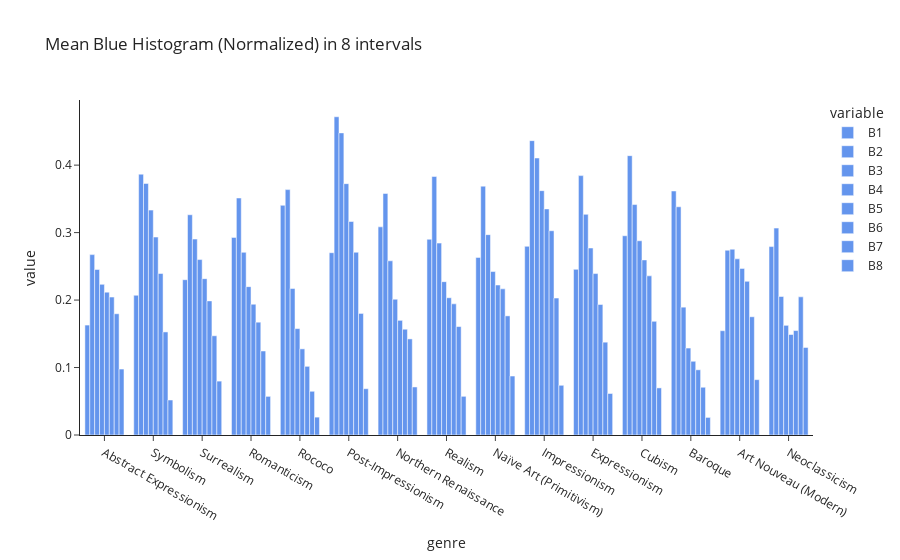

Notebook source saved alongside this figure:
### Code cell
edges = whole_df.groupby(['genre']).mean().loc[:,'B1':'B8']
#edges.rename({'ED1':'Normal', 'ED2':'Blurred','ED3':'Sharpened'},axis=1,inplace=True)

edges_melt = pd.melt(edges.reset_index(), id_vars='genre', value_vars=edges.columns).sort_values('variable')

fig = px.bar(edges_melt, x='genre',color='variable', y='value',barmode='group',template='simple_white',
            color_discrete_sequence=["cornflowerblue"], title="Mean Blue Histogram (Normalized) in 8 intervals")
fig.show()

### Figure 1 — Plotly figure (JSON) as saved in the notebook; plotly's stock layout.template omitted (floating-point values rounded to 4 significant figures)
{"data": [{"alignmentgroup": "True", "hovertemplate": "variable=B1<br>genre=%{x}<br>value=%{y}<extra></extra>", "legendgroup": "B1", "marker": {"color": "cornflowerblue", "pattern": {"shape": ""}}, "name": "B1", "offsetgroup": "B1", "orientation": "v", "showlegend": true, "textposition": "auto", "type": "bar", "x": ["Abstract Expressionism", "Symbolism", "Surrealism", "Romanticism", "Rococo", "Post-Impressionism", "Northern Renaissance", "Realism", "Naïve Art (Primitivism)", "Impressionism", "Expressionism", "Cubism", "Baroque", "Art Nouveau (Modern)", "Neoclassicism"], "xaxis": "x", "y": [0.1629, 0.2071, 0.2302, 0.2929, 0.3405, 0.2702, 0.3085, 0.2901, 0.2632, 0.2797, 0.2456, 0.2954, 0.3617, 0.1546, 0.2793], "yaxis": "y"}, {"alignmentgroup": "True", "hovertemplate": "variable=B2<br>genre=%{x}<br>value=%{y}<extra></extra>", "legendgroup": "B2", "marker": {"color": "cornflowerblue", "pattern": {"shape": ""}}, "name": "B2", "offsetgroup": "B2", "orientation": "v", "showlegend": true, "textposition": "auto", "type": "bar", "x": ["Northern Renaissance", "Symbolism", "Surrealism", "Romanticism", "Rococo", "Post-Impressionism", "Neoclassicism", "Realism", "Impressionism", "Expressionism", "Cubism", "Baroque", "Art Nouveau (Modern)", "Abstract Expressionism", "Naïve Art (Primitivism)"], "xaxis": "x", "y": [0.358, 0.3866, 0.3264, 0.3513, 0.3637, 0.4717, 0.3067, 0.3832, 0.4363, 0.3845, 0.4141, 0.3383, 0.2739, 0.2674, 0.3688], "yaxis": "y"}, {"alignmentgroup": "True", "hovertemplate": "variable=B3<br>genre=%{x}<br>value=%{y}<extra></extra>", "legendgroup": "B3", "marker": {"color": "cornflowerblue", "pattern": {"shape": ""}}, "name": "B3", "offsetgroup": "B3", "orientation": "v", "showlegend": true, "textposition": "auto", "type": "bar", "x": ["Symbolism", "Surrealism", "Romanticism", "Rococo", "Realism", "Post-Impressionism", "Northern Renaissance", "Neoclassicism", "Impressionism", "Expressionism", "Cubism", "Baroque", "Art Nouveau (Modern)", "Abstract Expressionism", "Naïve Art (Primitivism)"], "xaxis": "x", "y": [0.3729, 0.2904, 0.2708, 0.2171, 0.2844, 0.4478, 0.2582, 0.2053, 0.4106, 0.3271, 0.3416, 0.1895, 0.2754, 0.2453, 0.297], "yaxis": "y"}, {"alignmentgroup": "True", "hovertemplate": "variable=B4<br>genre=%{x}<br>value=%{y}<extra></extra>", "legendgroup": "B4", "marker": {"color": "cornflowerblue", "pattern": {"shape": ""}}, "name": "B4", "offsetgroup": "B4", "orientation": "v", "showlegend": true, "textposition": "auto", "type": "bar", "x": ["Northern Renaissance", "Surrealism", "Romanticism", "Rococo", "Realism", "Post-Impressionism", "Neoclassicism", "Symbolism", "Impressionism", "Expressionism", "Cubism", "Baroque", "Art Nouveau (Modern)", "Abstract Expressionism", "Naïve Art (Primitivism)"], "xaxis": "x", "y": [0.2012, 0.26, 0.2199, 0.1577, 0.2273, 0.3726, 0.1626, 0.3333, 0.3622, 0.2772, 0.2879, 0.1289, 0.2611, 0.2233, 0.2423], "yaxis": "y"}, {"alignmentgroup": "True", "hovertemplate": "variable=B5<br>genre=%{x}<br>value=%{y}<extra></extra>", "legendgroup": "B5", "marker": {"color": "cornflowerblue", "pattern": {"shape": ""}}, "name": "B5", "offsetgroup": "B5", "orientation": "v", "showlegend": true, "textposition": "auto", "type": "bar", "x": ["Symbolism", "Surrealism", "Romanticism", "Rococo", "Realism", "Post-Impressionism", "Northern Renaissance", "Neoclassicism", "Naïve Art (Primitivism)", "Impressionism", "Expressionism", "Cubism", "Baroque", "Art Nouveau (Modern)", "Abstract Expressionism"], "xaxis": "x", "y": [0.2934, 0.2318, 0.1939, 0.1277, 0.2034, 0.3165, 0.1699, 0.1489, 0.2223, 0.3351, 0.2393, 0.2595, 0.1093, 0.247, 0.2118], "yaxis": "y"}, {"alignmentgroup": "True", "hovertemplate": "variable=B6<br>genre=%{x}<br>value=%{y}<extra></extra>", "legendgroup": "B6", "marker": {"color": "cornflowerblue", "pattern": {"shape": ""}}, "name": "B6", "offsetgroup": "B6", "orientation": "v", "showlegend": true, "textposition": "auto", "type": "bar", "x": ["Surrealism", "Romanticism", "Symbolism", "Realism", "Post-Impressionism", "Northern Renaissance", "Neoclassicism", "Rococo", "Impressionism", "Expressionism", "Cubism", "Baroque", "Art Nouveau (Modern)", "Abstract Expressionism", "Naïve Art (Primitivism)"], "xaxis": "x", "y": [0.1988, 0.1672, 0.2394, 0.1944, 0.2709, 0.1568, 0.1548, 0.1018, 0.3028, 0.1935, 0.2359, 0.09664, 0.2278, 0.2044, 0.2167], "yaxis": "y"}, {"alignmentgroup": "True", "hovertemplate": "variable=B7<br>genre=%{x}<br>value=%{y}<extra></extra>", "legendgroup": "B7", "marker": {"color": "cornflowerblue", "pattern": {"shape": ""}}, "name": "B7", "offsetgroup": "B7", "orientation": "v", "showlegend": true, "textposition": "auto", "type": "bar", "x": ["Symbolism", "Surrealism", "Romanticism", "Realism", "Post-Impressionism", "Northern Renaissance", "Neoclassicism", "Rococo", "Impressionism", "Expressionism", "Cubism", "Baroque", "Art Nouveau (Modern)", "Abstract Expressionism", "Naïve Art (Primitivism)"], "xaxis": "x", "y": [0.1528, 0.1471, 0.1245, 0.1607, 0.1802, 0.1424, 0.2048, 0.0648, 0.203, 0.1376, 0.1685, 0.07078, 0.1753, 0.1797, 0.1766], "yaxis": "y"}, {"alignmentgroup": "True", "hovertemplate": "variable=B8<br>genre=%{x}<br>value=%{y}<extra></extra>", "legendgroup": "B8", "marker": {"color": "cornflowerblue", "pattern": {"shape": ""}}, "name": "B8", "offsetgroup": "B8", "orientation": "v", "showlegend": true, "textposition": "auto", "type": "bar", "x": ["Romanticism", "Rococo", "Realism", "Post-Impressionism", "Northern Renaissance", "Neoclassicism", "Cubism", "Impressionism", "Expressionism", "Baroque", "Art Nouveau (Modern)", "Abstract Expressionism", "Surrealism", "Naïve Art (Primitivism)", "Symbolism"], "xaxis": "x", "y": [0.05728, 0.02649, 0.05733, 0.06863, 0.07121, 0.1297, 0.06981, 0.07368, 0.06153, 0.02607, 0.08203, 0.09775, 0.07988, 0.08741, 0.05185], "yaxis": "y"}], "layout": {"barmode": "group", "legend": {"title": {"text": "variable"}, "tracegroupgap": 0}, "title": {"text": "Mean Blue Histogram (Normalized) in 8 intervals"}, "xaxis": {"anchor": "y", "domain": [0, 1], "title": {"text": "genre"}}, "yaxis": {"anchor": "x", "domain": [0, 1], "title": {"text": "value"}}}}
